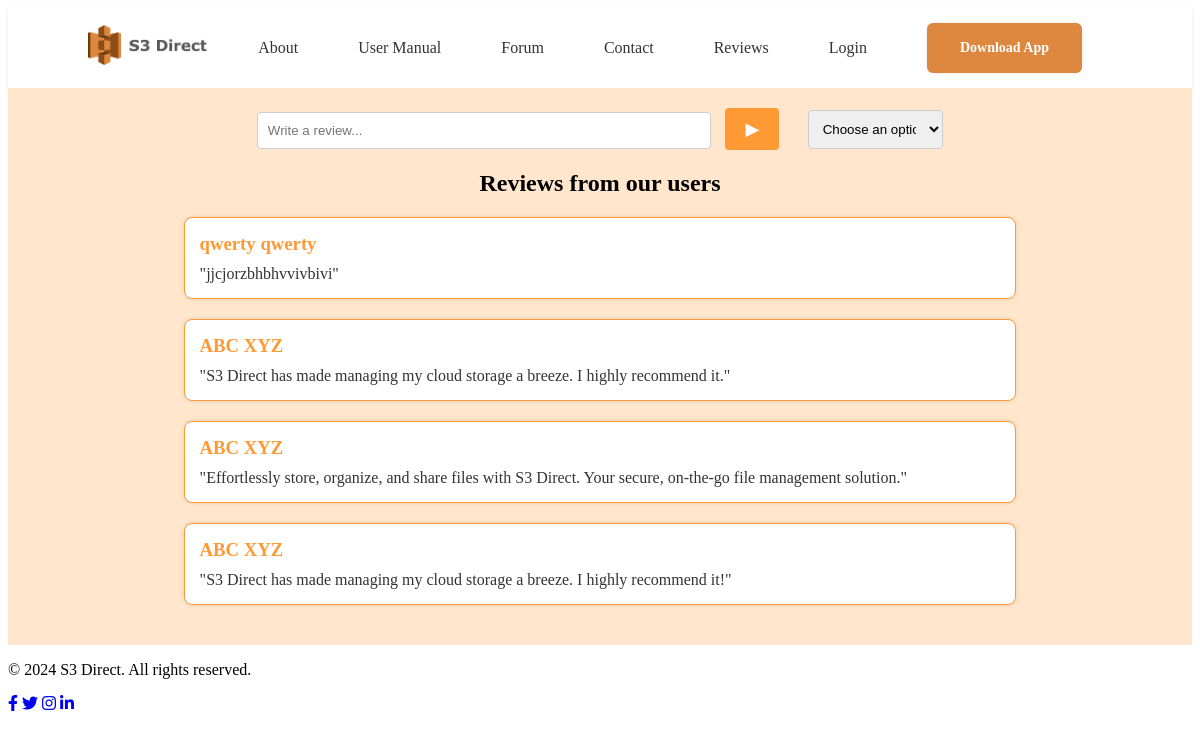
The page /reviews/ on the database as committed earlier.
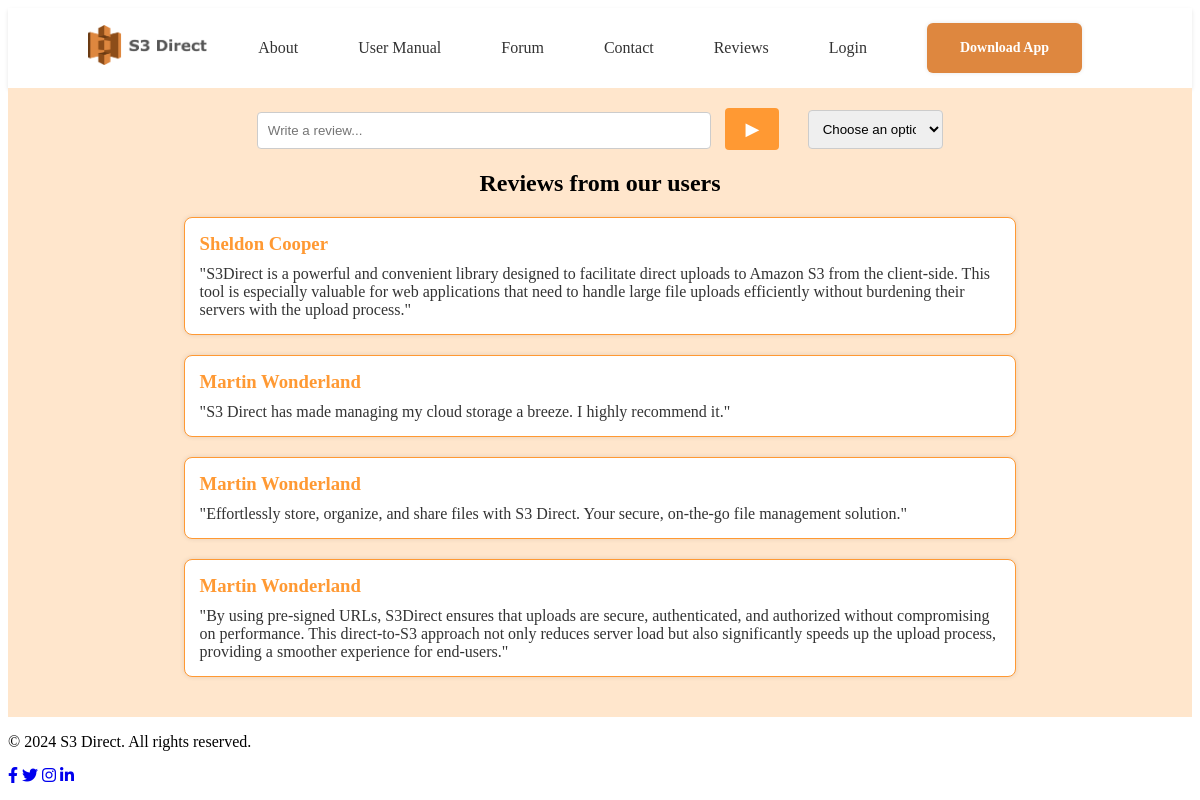
The same page on the database as committed later.
### Core/models.py (models this page shows)
class Reviews(models.Model):
    dateCreated = models.DateTimeField(auto_now_add = True)
    dateModified = models.DateTimeField(auto_now = True)
    primaryKey = models.UUIDField(default=uuid.uuid4, editable=False, unique=True)
    Profile = models.ForeignKey(Account, on_delete=models.CASCADE)
    Content = models.CharField(max_length=1000, default="")
    Rating = models.IntegerField(default=0)

### Authenticate/models.py (models this page shows)
class Account(models.Model):
    dateCreated = models.DateTimeField(auto_now_add = True)
    dateModified = models.DateTimeField(auto_now = True)
    primaryKey = models.UUIDField(default=uuid.uuid4, editable=False, unique=True)
    Username = models.OneToOneField(User, on_delete=models.CASCADE)
    isActive = models.BooleanField(default=False)
    email = models.CharField(max_length=100, default="")
    firstName = models.CharField(max_length=100, default="")
    lastName = models.CharField(max_length=100, default="")

### Core/views/ReviewsC.py (the view)
# urls.py: path("reviews/", ReviewsC.reviewsFunc, name = "ReviewsPage"),
def reviewsFunc(request):
    if request.method == 'GET':
        sortby, Param = str(request.GET.get('sortby')), None
        if sortby.endswith('date'):
            if sortby.startswith('asc'):
                Param = 'dateCreated'
            else:
                Param = '-dateCreated'
        else:
            if sortby.startswith('asc'):
                Param = 'Rating'
            else:
                Param = '-Rating'
        if request.user.is_authenticated:
            _Account = Account.objects.get(Username = request.user)
            UserReviews = Reviews.objects.filter(Profile = _Account).first()
            _Reviews = Reviews.objects.exclude(Profile = _Account).order_by(Param)
            context = {
                "isAuthenticated": True,
                "Account": _Account,
                "UserReviews": UserReviews,
                "Reviews": _Reviews
            }
        else:
            _Reviews = Reviews.objects.all().order_by(Param)
            context = {
                "isAuthenticated": False,
                "Reviews": _Reviews
            }
        return render(request, 'Public/Reviews/Reviews.html', context)
    else:
        return HttpResponseRedirect(reverse('Public:ReviewsPage'))

### Core/templates/Public/Reviews/Reviews.html (shortened to what this page needs)
{% extends 'Core.html' %}
{% block headSection %}
<link rel="stylesheet" href="/static/reviews_.css">
{% endblock %}
{% block content %}
    <div class="review-section">
      <div class="review-header">
          <div class="review-input">
            <form action="{% url 'Public:ReviewsUpdatePage' %}" method="post" enctype="multipart/form-data">
              {% if UserReviews %}
                <input type="text" placeholder="Write a review..." class="write-review" id="content" name="Content" value="{{ UserReviews.Content }}">
              {% else %}
                <input type="text" placeholder="Write a review..." class="write-review" id="content" name="Content">
              {% endif %}
              {% if isAuthenticated %}
                <button class="submit-btn" type="submit">&#9654;</button>
              {% else %}
                <button class="submit-btn" onclick="alert('Login to post review.')">&#9654;</button>
              {% endif %}
            </form>
          </div>
          <select class="filter" onchange="window.location.href = this.value;">
            <option value="" selected disabled>Choose an option</option>
          </select>
      </div>
      <h2>Reviews from our users</h2>
      {% for r in Reviews %}
        <div class="review">
            <h3>{{ r.Profile.firstName }} {{ r.Profile.lastName }}</h3>
            <p>"{{ r.Content }}"</p>
        </div>
      {% empty %}
        <h4>No Reviews</h4>
      {% endfor %}
    </div>
{% endblock %}

Rows that differ between the two databases and show on the page:
changed Reviews: Profile.firstName "qwerty" → "Sheldon"; Profile.lastName "qwerty" → "Cooper"; Content "jjcjorzbhbhvvivbivi" → "S3Direct is a powerful and convenient library designed to facilitate direct uploads to Amazon S3 from the client-side. This tool is especially valuable for web applications that need to handle large file uploads efficiently without burdening their servers with the upload process."
changed through a linked row, Reviews "S3 Direct has made managing my cloud storage a breeze. I highly recommend it.": Profile.firstName "ABC" → "Martin"; Profile.lastName "XYZ" → "Wonderland"
changed through a linked row, Reviews (number 3 of 4 on the later page): Profile.firstName "ABC" → "Martin"; Profile.lastName "XYZ" → "Wonderland"
changed Reviews: Profile.firstName "ABC" → "Martin"; Profile.lastName "XYZ" → "Wonderland"; Content "S3 Direct has made managing my cloud storage a breeze. I highly recommend it!" → "By using pre-signed URLs, S3Direct ensures that uploads are secure, authenticated, and authorized without compromising on performance. This direct-to-S3 approach not only reduces server load but also significantly speeds up the upload process, providing a smoother experience for end-users."
